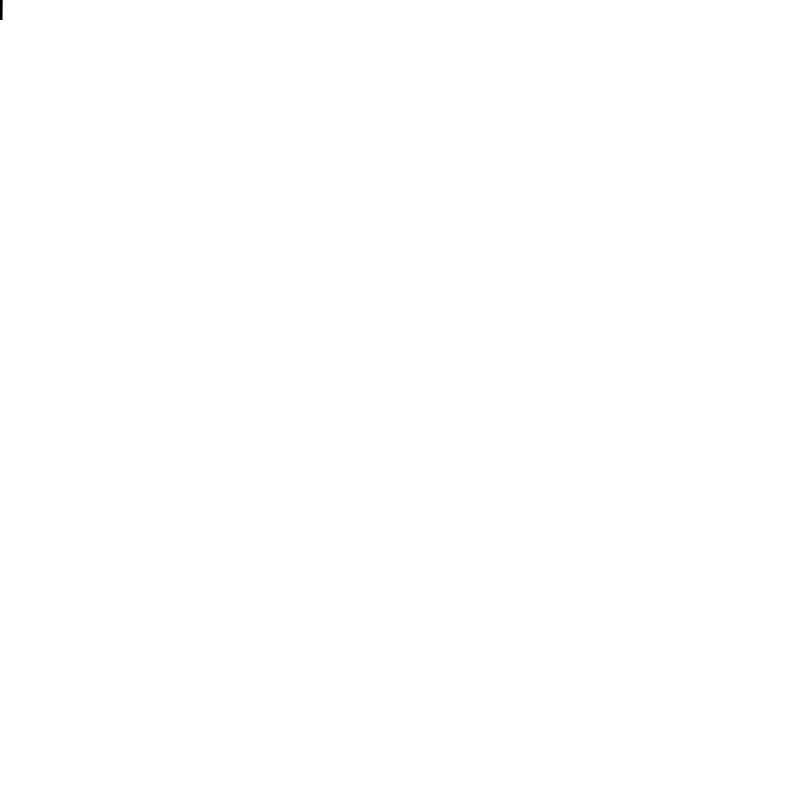
Frame 1 (no input)
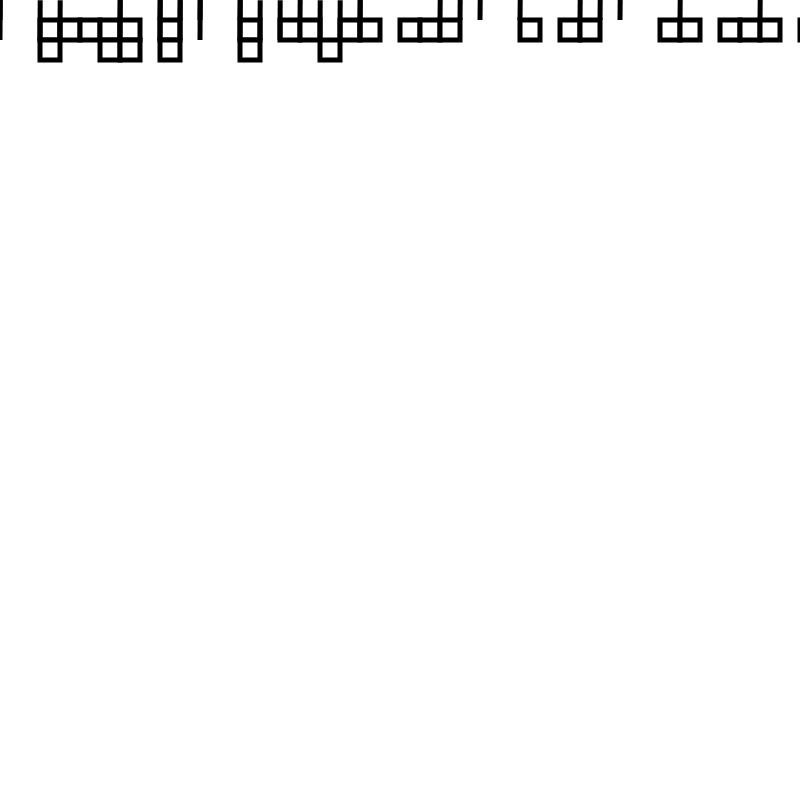
Frame 60 (no input)
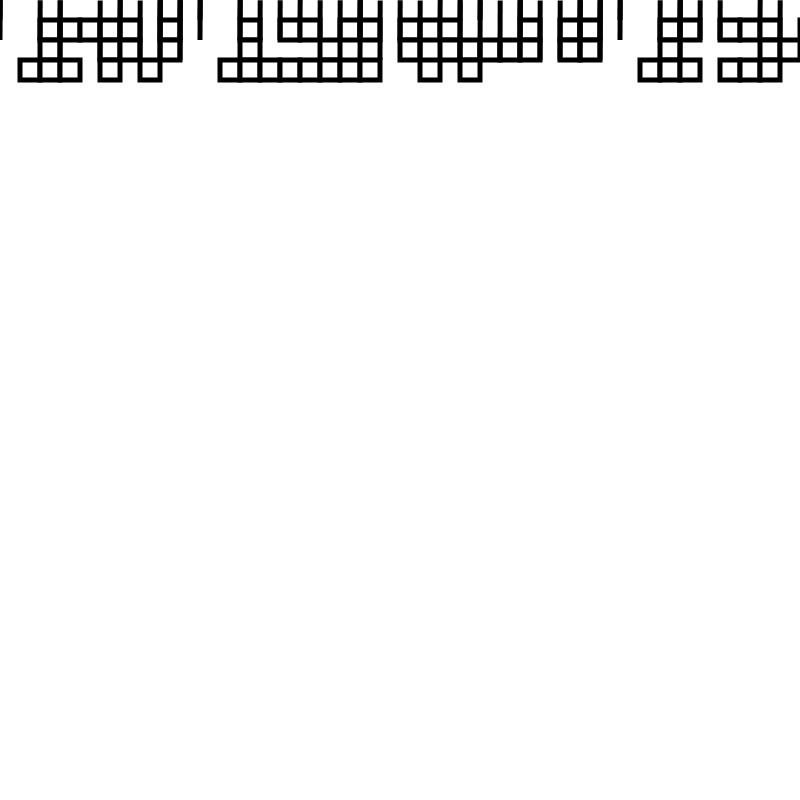
Frame 120 (the mouse pressed at the canvas centre since frame 60)

The p5.js sketch that drew these frames (run headless with seeded random() and noise() and a simulated clock; from frame 60 on, the mouse is pressed at the canvas centre):

// p5.js sketch
// ── sketch.js
//bomdimax
//10print_elektro-maze
//--------------------------------------------------------------------------------

let x = 0;
let y = 0;
let g = 20;
var colore = 255;

function setup() {
	createCanvas(800, 800 );
	background(255);
    strokeJoin(MITER);
  strokeCap(SQUARE);


}

function draw() {	
  
	if(y < height) {
      
     strokeWeight(5);
//disegna quadrato
		if(random(1) < 0.5) {
    square (x + g, y + g, g)
          stroke (random(255-colore));
		} else {
		line(x, y + g, x + g/100, y/100);
		}

		x = x + g;

		if(x > width) {
			x = 0;
			y = y + g;
		}
      //quado fiisce il foglio comicia di nuovo cambiando colore
    if (y >= height) {
    y = 0;
    background(random(255));
    g = 20;
    }
  }
}
